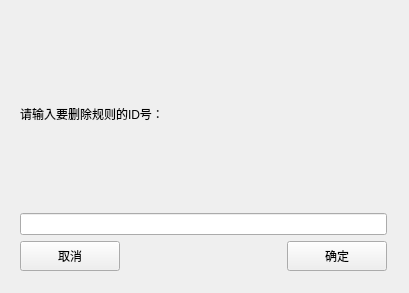
<?xml version="1.0" encoding="UTF-8"?>
<ui version="4.0">
 <class>DelRule</class>
 <widget class="QWidget" name="DelRule">
  <property name="geometry">
   <rect>
    <x>0</x>
    <y>0</y>
    <width>409</width>
    <height>293</height>
   </rect>
  </property>
  <property name="windowTitle">
   <string>Form</string>
  </property>
  <widget class="QWidget" name="">
   <property name="geometry">
    <rect>
     <x>20</x>
     <y>20</y>
     <width>367</width>
     <height>251</height>
    </rect>
   </property>
   <layout class="QVBoxLayout" name="verticalLayout">
    <item>
     <widget class="StrongBodyLabel" name="label">
      <property name="text">
       <string>请输入要删除规则的ID号：</string>
      </property>
     </widget>
    </item>
    <item>
     <widget class="LineEdit" name="lineEdit"/>
    </item>
    <item>
     <layout class="QHBoxLayout" name="horizontalLayout_5">
      <item>
       <widget class="PushButton" name="pushButton_6">
        <property name="minimumSize">
         <size>
          <width>100</width>
          <height>30</height>
         </size>
        </property>
        <property name="text">
         <string>取消</string>
        </property>
       </widget>
      </item>
      <item>
       <spacer name="horizontalSpacer">
        <property name="orientation">
         <enum>Qt::Orientation::Horizontal</enum>
        </property>
        <property name="sizeHint" stdset="0">
         <size>
          <width>30</width>
          <height>20</height>
         </size>
        </property>
       </spacer>
      </item>
      <item>
       <widget class="PrimaryPushButton" name="pushButton_7">
        <property name="minimumSize">
         <size>
          <width>100</width>
          <height>30</height>
         </size>
        </property>
        <property name="text">
         <string>确定</string>
        </property>
       </widget>
      </item>
     </layout>
    </item>
   </layout>
  </widget>
 </widget>
 <customwidgets>
  <customwidget>
   <class>LineEdit</class>
   <extends>QLineEdit</extends>
   <header>qfluentwidgets</header>
  </customwidget>
  <customwidget>
   <class>PrimaryPushButton</class>
   <extends>QPushButton</extends>
   <header>qfluentwidgets</header>
  </customwidget>
  <customwidget>
   <class>PushButton</class>
   <extends>QPushButton</extends>
   <header>qfluentwidgets</header>
  </customwidget>
  <customwidget>
   <class>StrongBodyLabel</class>
   <extends>QLabel</extends>
   <header>qfluentwidgets</header>
  </customwidget>
 </customwidgets>
 <resources/>
 <connections/>
</ui>
